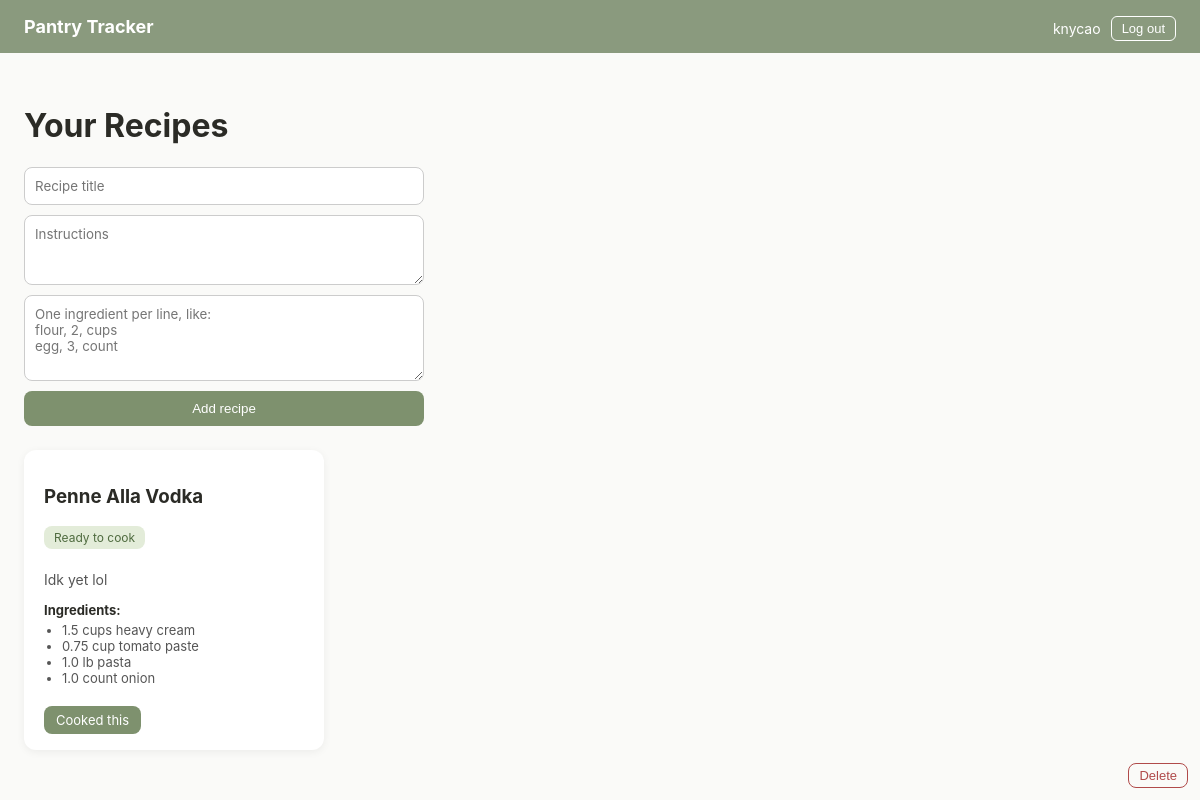
The page /recipes (signed in) on the database its author committed.
### tables this page shows
CREATE TABLE recipes (
    id INTEGER PRIMARY KEY AUTOINCREMENT,
    title TEXT NOT NULL,
    instructions TEXT NOT NULL
);

CREATE TABLE recipe_ingredients (
    id INTEGER PRIMARY KEY AUTOINCREMENT,
    recipe_id INTEGER NOT NULL,
    ingredient_name TEXT NOT NULL,
    quantity_needed REAL NOT NULL,
    unit TEXT NOT NULL,
    FOREIGN KEY (recipe_id) REFERENCES recipes(id)
);

### app.py (the view)
@app.route("/recipes", methods=["GET"])
@login_required
def show_recipes():
    recipes = get_all_recipes()
    return render_template("recipes.html", recipes=recipes, username=session["username"])

### app.py (called while the page is built)
def login_required(original_function):
    @wraps(original_function)
    def wrapper(*args, **kwargs):
        if "user_id" not in session:
            return redirect("/login")
        return original_function(*args, **kwargs)
    return wrapper

def get_all_recipes():
    connection = sqlite3.connect("pantry.db")
    connection.row_factory = sqlite3.Row
    recipes = connection.execute("SELECT * FROM recipes").fetchall()
    result = []
    for recipe in recipes:
        recipe_dict = dict(recipe)
        ingredients = connection.execute(
            "SELECT * FROM recipe_ingredients WHERE recipe_id = ?",
            (recipe["id"],)
        ).fetchall()
        recipe_dict["ingredients"] = ingredients
        recipe_dict["missing"] = check_recipe_availability(ingredients, connection)
        result.append(recipe_dict)
    connection.close()
    return result

def normalize_unit(unit):
    return unit.strip().lower().rstrip("s")

def check_recipe_availability(recipe_ingredients, connection):
    missing = []
    for ingredient in recipe_ingredients:
        needed_name = ingredient["ingredient_name"]
        needed_quantity = ingredient["quantity_needed"]
        needed_unit = ingredient["unit"]
        matching_items = connection.execute(
            "SELECT * FROM items WHERE name LIKE ? AND unit = ?",
            (f"%{needed_name}%", needed_unit)
        ).fetchall()
        total_available = sum(item["quantity"] for item in matching_items
                              if normalize_unit(item["unit"]) == normalize_unit(needed_unit)
                              )
        if total_available < needed_quantity:
            missing.append(f"{needed_name} (need {needed_quantity} {needed_unit}, have {total_available})")
    return missing

### templates/recipes.html
{% extends "base.html" %}
{% block content %}
  <h1>Your Recipes</h1>
  <form action="/recipes/add" method="POST" class="recipe-form">
    <input type="text" name="title" placeholder="Recipe title" required>
    <textarea name="instructions" placeholder="Instructions" rows="3" required></textarea>
    <textarea
      name="ingredients"
      placeholder="One ingredient per line, like:&#10;flour, 2, cups&#10;egg, 3, count"
      rows="4"
      required
    ></textarea>
    <button type="submit">Add recipe</button>
  </form>
  <div class="recipe-list">
    {% for recipe in recipes %}
      <div class="recipe-card">
        <h3>{{ recipe.title }}</h3>
        {% if recipe.missing|length == 0 %}
          <span class="badge badge-ready">Ready to cook</span>
        {% else %}
          <span class="badge badge-missing">Missing ingredients</span>
          <span class="missing-ingredients">Missing ingredients: {{ recipe.missing | join(", ") }}</span>
        {% endif %}
        <p class="instructions">{{ recipe.instructions }}</p>
        <p class="ingredient-heading">Ingredients:</p>
        <ul>
          {% for ingredient in recipe.ingredients %}
            <li>{{ ingredient.quantity_needed }} {{ ingredient.unit }} {{ ingredient.ingredient_name }}</li>
          {% endfor %}
        </ul>
        {% if recipe.missing|length == 0 %}
          <a href="/recipes/{{ recipe.id }}/cook" class="cook-btn">Cooked this</a>
        {% endif %}
        <form action="/recipes/delete/{{ recipe.id }}" method="POST">
          <button type="submit" class="delete-btn">Delete</button>
        </form>
      </div>
    {% endfor %}
  </div>
{% endblock %}

### static/style.css (style rules this page uses)
body { margin: 0; font-family: -apple-system, sans-serif; background-color: #FAFAF8; color: #2B2B26; }
.delete-btn { background-color: transparent; color: #b04a4a; border: 1px solid #b04a4a; border-radius: 8px; padding: 4px 10px; cursor: pointer; font-size: 13px; position: absolute; bottom: 12px; right: 12px; }
.recipe-form { display: flex; flex-direction: column; gap: 10px; max-width: 400px; margin-bottom: 24px; }
.recipe-form input, .recipe-form textarea { padding: 10px; border: 1px solid #ccc; border-radius: 8px; font-family: inherit; }
.recipe-form button { background-color: #7e916e; color: white; border: none; border-radius: 8px; padding: 10px; cursor: pointer; }
.recipe-list { display: flex; flex-wrap: wrap; gap: 16px; align-items: flex-start; }
.recipe-card { background-color: white; border-radius: 12px; box-shadow: 0 2px 8px rgba(0,0,0,0.06); padding: 16px 20px; width: 260px; }
.recipe-card .instructions { color: #555; font-size: 14px; }
.ingredient-heading { font-weight: bold; font-size: 13px; margin-bottom: 4px; }
.recipe-card ul { margin: 0 0 12px 0; padding-left: 18px; font-size: 13px; color: #555; }
.badge { display: inline-block; padding: 4px 10px; border-radius: 8px; font-size: 12px; margin-bottom: 8px; }
.badge-ready { background-color: #e3ecd9; color: #4f6b3f; }
.cook-btn { display: inline-block; background-color: #7e916e; color: white; border-radius: 8px; padding: 6px 12px; text-decoration: none; font-size: 13px; margin-top: 8px; }

### rows shown on the page
recipes: title "Penne Alla Vodka", instructions "Idk yet lol"
recipe_ingredients: quantity_needed "1.5", unit "cups", ingredient_name "heavy cream"
recipe_ingredients: quantity_needed "0.75", unit "cup", ingredient_name "tomato paste"
recipe_ingredients: quantity_needed "1.0", unit "lb", ingredient_name "pasta"
recipe_ingredients: quantity_needed "1.0", unit "count", ingredient_name "onion"

### other values the page prints
{{ username }} "knycao"
